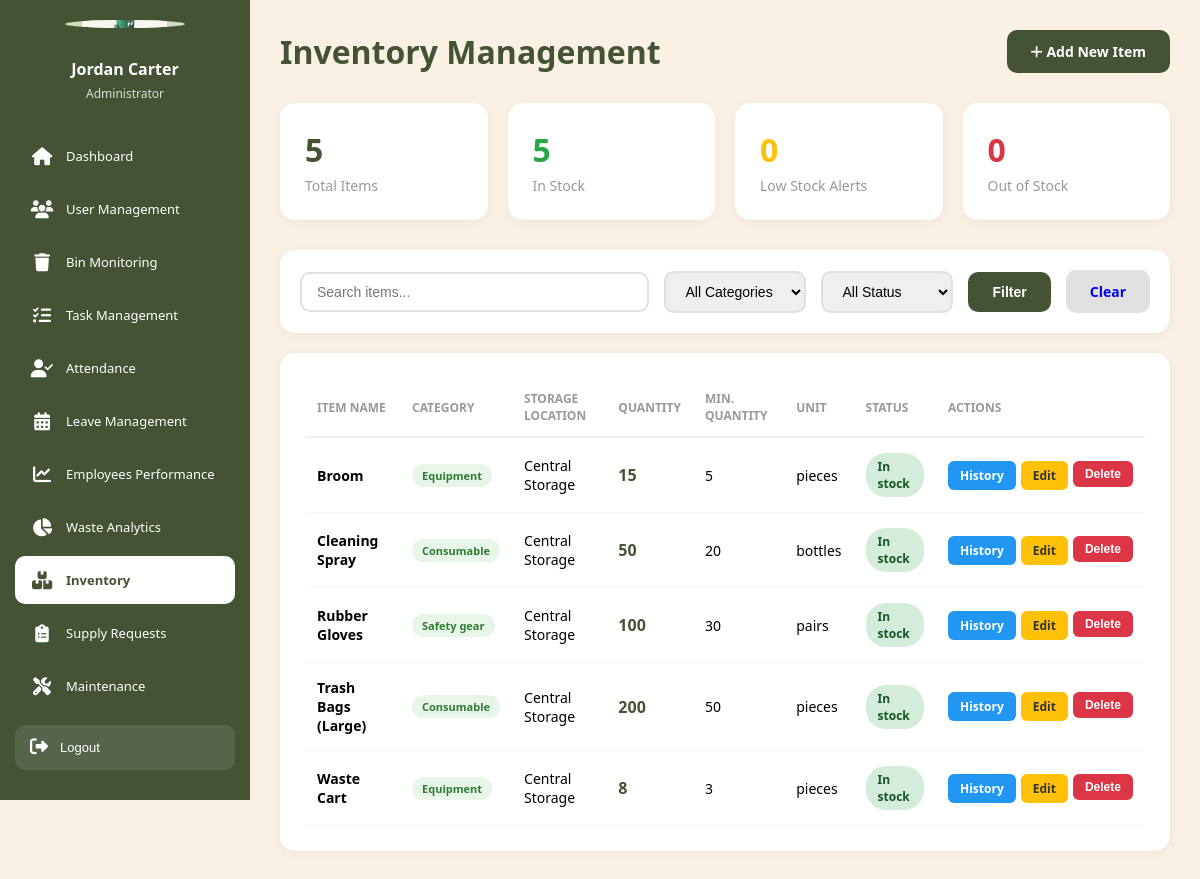
Before: /admin/inventory.php (signed in) with the older database file.
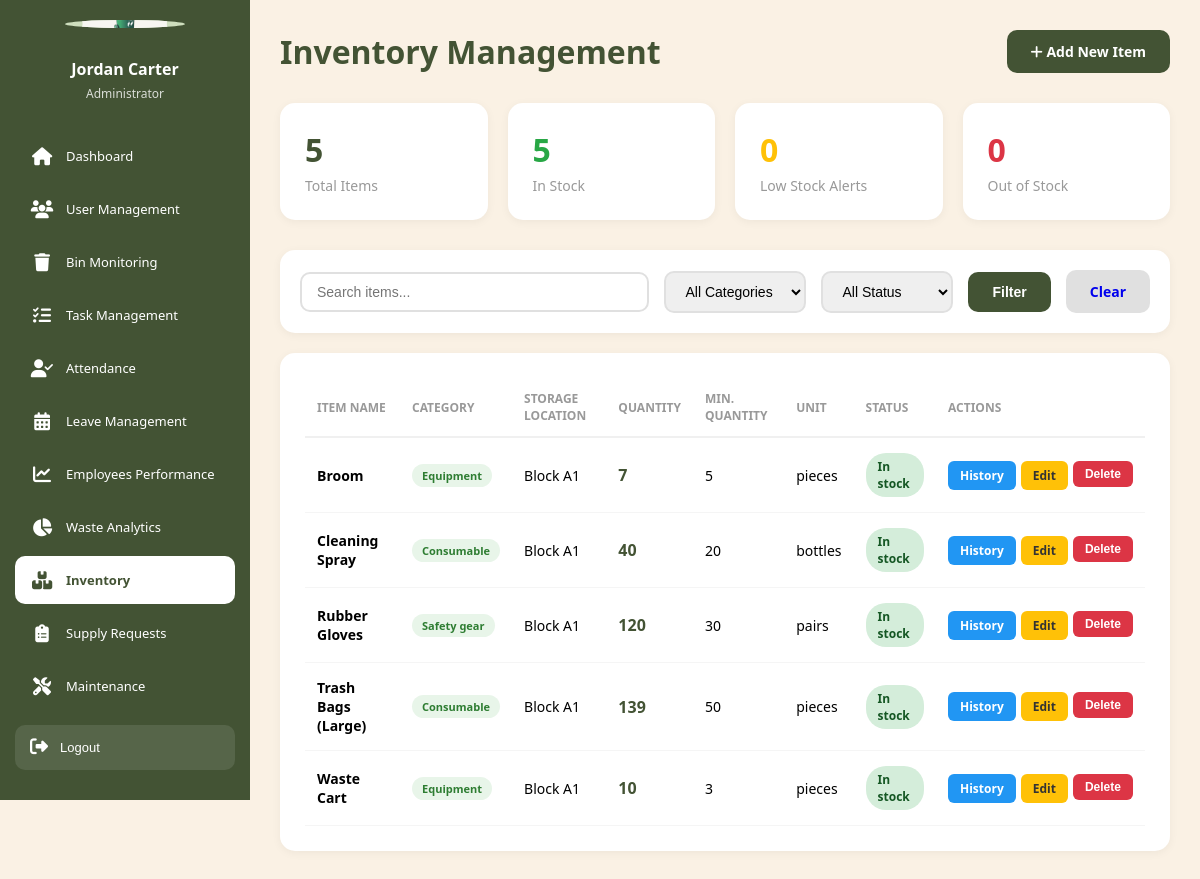
After: the same page with the newer database file.
### tables this page shows
CREATE TABLE `inventory` (
  `inventory_id` int(11) NOT NULL,
  `item_name` varchar(100) NOT NULL,
  `item_category` enum('consumable','equipment','safety_gear','other') NOT NULL,
  `storage_location` varchar(100) DEFAULT NULL,
  `current_quantity` int(11) DEFAULT 0,
  `minimum_quantity` int(11) DEFAULT 0 COMMENT 'Reorder threshold',
  `unit` varchar(20) DEFAULT NULL COMMENT 'Unit of measurement (pieces, boxes, etc.)',
  `status` enum('in_stock','low_stock','out_of_stock') DEFAULT 'in_stock',
  `created_at` timestamp NOT NULL DEFAULT current_timestamp(),
  `updated_at` timestamp NOT NULL DEFAULT current_timestamp() ON UPDATE current_timestamp()
);

### config/database.php (called while the page is built, shortened)
<?php
$options = [
    PDO::ATTR_ERRMODE            => PDO::ERRMODE_EXCEPTION,
    PDO::ATTR_DEFAULT_FETCH_MODE => PDO::FETCH_ASSOC,
    PDO::ATTR_EMULATE_PREPARES   => false,
    PDO::ATTR_PERSISTENT         => false,
];
try {
    $dsn = "mysql:host=" . DB_HOST . ";dbname=" . DB_NAME . ";charset=" . DB_CHARSET;
    $pdo = new PDO($dsn, DB_USER, DB_PASS, $options);
} catch (PDOException $e) {
    die("Database Connection Failed: " . $e->getMessage());
}
function query($sql, $params = []) {
    global $pdo;
    $stmt = $pdo->prepare($sql);
    $stmt->execute($params);
    return $stmt;
}
function getAll($sql, $params = []) {
    $stmt = query($sql, $params);
    return $stmt->fetchAll();
}
?>

### admin/inventory.php (the view, shortened to what the changed rows need)
<?php
require_once '../config/database.php';
$where = ["1=1"];
$params = [];
$where_clause = implode(" AND ", $where);
$inventory_items = getAll("SELECT * FROM inventory WHERE $where_clause ORDER BY item_name", $params);
?>
<!DOCTYPE html>
<html lang="en">
<head>
    <link rel="stylesheet" href="https://cdnjs.cloudflare.com/ajax/libs/font-awesome/6.5.1/css/all.min.css">
</head>
<body>
    <?php include '../includes/admin_sidebar.php'; ?>
    <main class="main-content">
        <div class="page-header">
            <h1>Inventory Management</h1>
        </div>
        <div class="inventory-table">
            <?php if (empty($inventory_items)): ?>
                <div class="empty-state">
                    <h3>No Items Found</h3>
                    <a href="inventory_add.php" class="btn btn-primary" style="margin-top: 20px;">➕ Add Item</a>
                </div>
            <?php else: ?>
                <table>
                    <thead>
                        <tr>
                            <th>Item Name</th>
                            <th>Category</th>
                            <th>Storage Location</th>
                            <th>Quantity</th>
                            <th>Min. Quantity</th>
                            <th>Unit</th>
                            <th>Status</th>
                            <th>Actions</th>
                        </tr>
                    </thead>
                    <tbody>
                        <?php foreach ($inventory_items as $item): ?>
                            <tr>
                                <td><strong><?php echo htmlspecialchars($item['item_name']); ?></strong></td>
                                <td>
                                    <span class="category-badge">
                                        <?php echo ucfirst(str_replace('_', ' ', $item['item_category'])); ?>
                                    </span>
                                </td>
                                <td><?php echo htmlspecialchars($item['storage_location'] ?: '-'); ?></td>
                                <td>
                                    <strong style="font-size: 16px; color: <?php echo $item['current_quantity'] <= $item['minimum_quantity'] ? '#dc3545' : '#435334'; ?>">
                                        <?php echo $item['current_quantity']; ?>
                                    </strong>
                                </td>
                                <td><?php echo $item['minimum_quantity']; ?></td>
                                <td><?php echo htmlspecialchars($item['unit']); ?></td>
                                <td>
                                    <?php
                                    $status_class = 'status-' . str_replace('_', '-', $item['status']);
                                    $status_text = ucfirst(str_replace('_', ' ', $item['status']));
                                    ?>
                                    <span class="status-badge <?php echo $status_class; ?>">
                                        <?php echo $status_text; ?>
                                    </span>
                                </td>
                                <td>
                                    <div class="actions">
                                        <a href="inventory_history.php?id=<?php echo $item['inventory_id']; ?>" class="btn btn-sm" style="background: #2196f3; color: white;">History</a>
                                        <a href="inventory_edit.php?id=<?php echo $item['inventory_id']; ?>" class="btn btn-warning btn-sm">Edit</a>
                                        <form action="inventory_actions.php" method="POST" style="display: inline;" onsubmit="return confirm('Are you sure you want to delete this item?');">
                                            <button type="submit" class="btn btn-danger btn-sm">Delete</button>
                                        </form>
                                    </div>
                                </td>
                            </tr>
                        <?php endforeach; ?>
                    </tbody>
                </table>
            <?php endif; ?>
        </div>
    </main>
</body>
</html>

Changed rows visible on the page:
changed inventory "Broom": storage_location "Central Storage" → "Block A1"; current_quantity "15" → "7"
changed inventory "Cleaning Spray": storage_location "Central Storage" → "Block A1"; current_quantity "50" → "40"
changed inventory "Rubber Gloves": storage_location "Central Storage" → "Block A1"; current_quantity "100" → "120"
changed inventory "Trash Bags (Large)": storage_location "Central Storage" → "Block A1"; current_quantity "200" → "139"
changed inventory "Waste Cart": storage_location "Central Storage" → "Block A1"; current_quantity "8" → "10"
